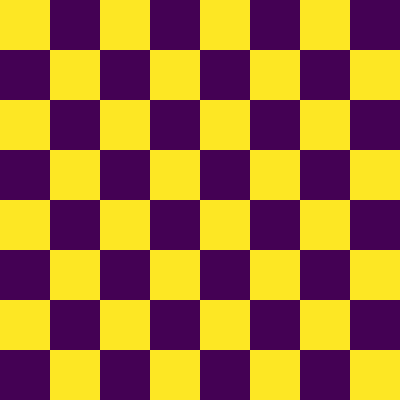
#> input picture data/images/checkerboard1.png, 400 x 400 px
$ jupyter execute task01.ipynb
#> lines starting #> are read from the running program, lines starting #| are printed output that depends on the picture; after the words box and inside, x2 and y2 are one past the last pixel; in counts of white or black regions, pixels touching at a corner belong together
[cell 1]
import requests
import cv2
from matplotlib import pyplot as plt
import numpy as np

This notebook will help you understand homography matrix and RANSAC algorithm

[cell 2]
image1 = cv2.imread('../data/images/checkerboard1.png', cv2.IMREAD_GRAYSCALE)
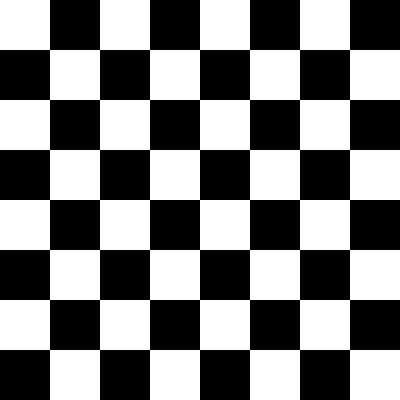
#> image1: shape (400, 400); values 30 (black) and 215 (white), 50% white; 1 white region, box (x1, y1, x2, y2) and area: (0, 0, 400, 400) 80000
image2 = cv2.imread('../data/images/checkerboard2.png', cv2.IMREAD_GRAYSCALE)
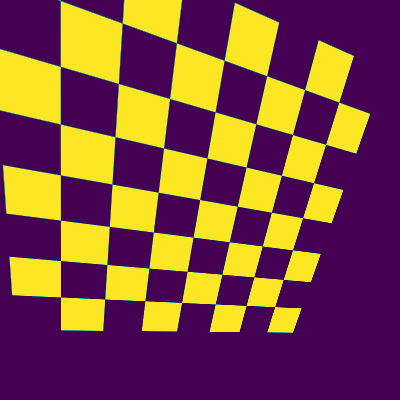
#> input picture data/images/checkerboard2.png, 400 x 400 px
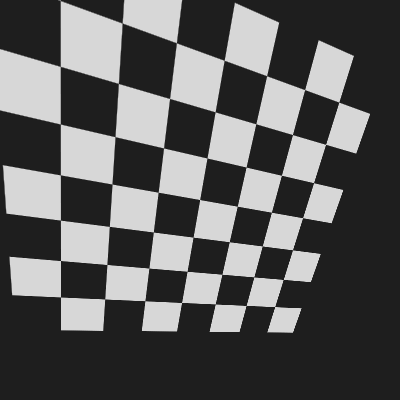
#> image2: shape (400, 400); min 30, max 215, mean 92

# Assuming pts1 and pts2 represent two matched sets of 8 points.
# As we will see not all of them are correct matches
pts1 = np.array([[100, 100],[100, 200], [200, 100], [200,200],
                 [250, 250],[250, 350], [350, 250], [350,350]]).astype(np.float32)
pts2 = np.array([(120, 86), (218, 114), (110, 183), (199, 198),
                (229, 242), (292, 251), (223, 275), (283, 281)]).astype(np.float32)

plt.subplot(221)
plt.imshow(image1, cmap='gray')
plt.plot(pts1[:,0], pts1[:,1],'r+')
plt.title('Orginal Image')
plt.axis('off')
plt.subplot(222)
plt.imshow(image2, cmap='gray')
plt.plot(pts2[:,0], pts2[:,1],'r+')
plt.title('Transformed Image')
plt.axis('off')

# Find the homography between the two set of points using the first 4 points
# and use that count the inliers
H = cv2.getPerspectiveTransform(pts1[0:4,:], pts2[0:4,:])
pts2_ = cv2.perspectiveTransform(pts1.reshape(8,1,2),H)
plt.subplot(223)
plt.imshow(image2, cmap='gray')
plt.plot(pts2[:,0], pts2[:,1],'r+')
plt.plot(pts2_[:,:,0].flatten(), pts2_[:,:,1].flatten(),'b.')
plt.title('Fig A')
plt.axis('off')

# Find the homography between the two set of points using the first 4 points
# and use that count the inliers
H = cv2.getPerspectiveTransform(pts1[4:,:], pts2[4:,:])
pts2_ = cv2.perspectiveTransform(pts1.reshape(8,1,2),H)
plt.subplot(224)
plt.imshow(image2, cmap='gray')
plt.plot(pts2[:,0], pts2[:,1],'r+')
plt.plot(pts2_[:,:,0].flatten(), pts2_[:,:,1].flatten(),'b.')
plt.title('Fig B')
plt.axis('off')

print('''When using first 4 points to compute Homograpy the no of inliers are 6 (Fig A).
When using last 4 points to compute Homograpy the no of inliers are 4 (Fig B).
The homography computed using the first 4 points provides a more reliable model
and enables us to identify the correct 6 matches.
''')
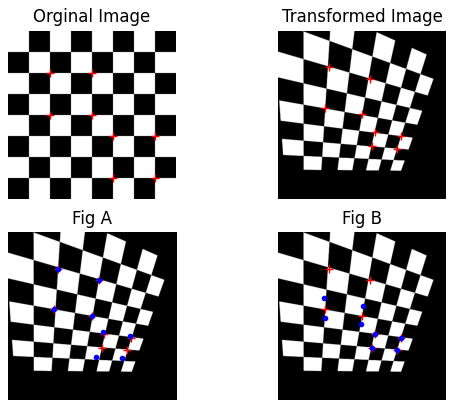
#> figure drawn by matplotlib, 4 panels
